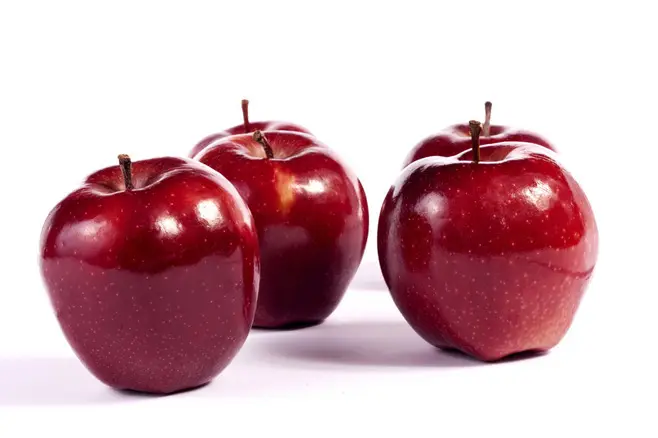
#> input picture opencv-basic/pic/apple.jpg, 658 x 438 px
$ python no21-grabcut.py
#> lines starting #> are read from the running program, lines starting #| are printed output that depends on the picture
'''grabcut前景分割'''
import cv2
import numpy as np
import matplotlib.pyplot as plt

img = cv2.imread('pic/apple.jpg')
#> img is the input picture: shape (438, 658, 3); mean B, G, R 181, 174.4, 208.9
img = cv2.cvtColor(img,cv2.COLOR_BGR2RGB)
mask = np.zeros(img.shape[:2],np.uint8)


bgModel = np.zeros((1,65),np.float64)
fgModel = np.zeros((1,65),np.float64)

rect = (50,50,450,290)
cv2.grabCut(img,mask,rect,bgModel,fgModel,5,cv2.GC_INIT_WITH_RECT)

mask2 = np.where((mask==2)|(mask==0),0,1).astype("uint8")
img_ = img * mask2[:, :, np.newaxis]
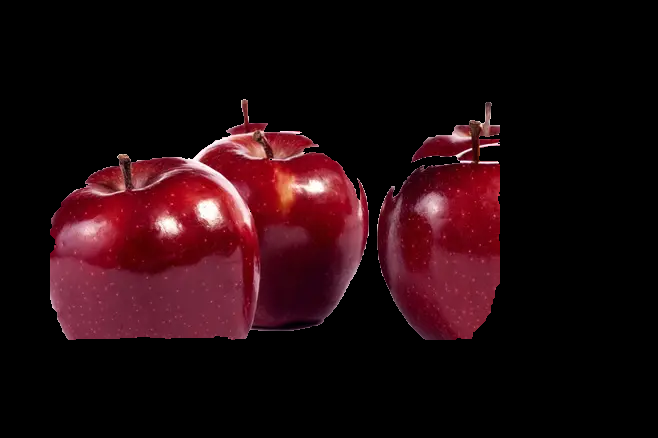
#> img_: shape (438, 658, 3); mean R, G, B 33, 9.5, 13.6
plt.subplot(121), plt.imshow(img)
plt.title('img'), plt.xticks([]), plt.yticks([])
plt.subplot(122), plt.imshow(img_)
plt.title('img_'), plt.xticks([]), plt.yticks([])
plt.show()
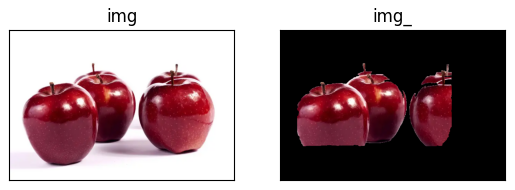
#> figure drawn by matplotlib, 2 panels

$ run again, with opencv-basic/pic/circle.jpg copied over opencv-basic/pic/apple.jpg
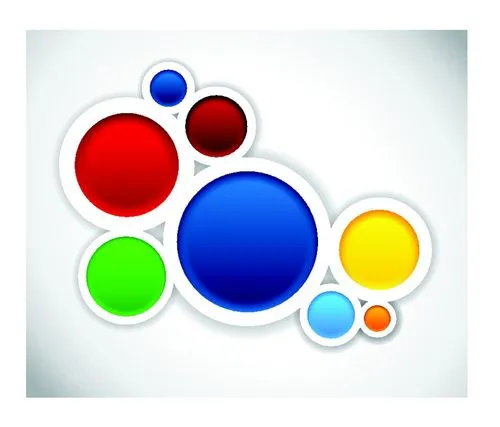
#> input picture opencv-basic/pic/circle.jpg, 500 x 427 px
#> img is the input picture: shape (427, 500, 3); mean B, G, R 219, 218.1, 217.1
#> `img_ = img * mask2[:, :, np.newaxis]`:
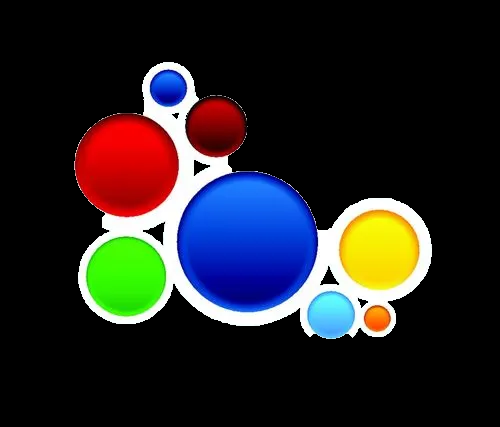
#> img_: shape (427, 500, 3); mean R, G, B 37.6, 36.3, 37.1
#> `plt.show()`:
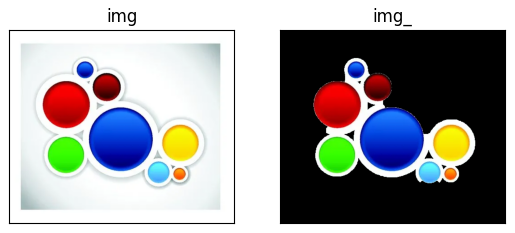
#> figure drawn by matplotlib, 2 panels
